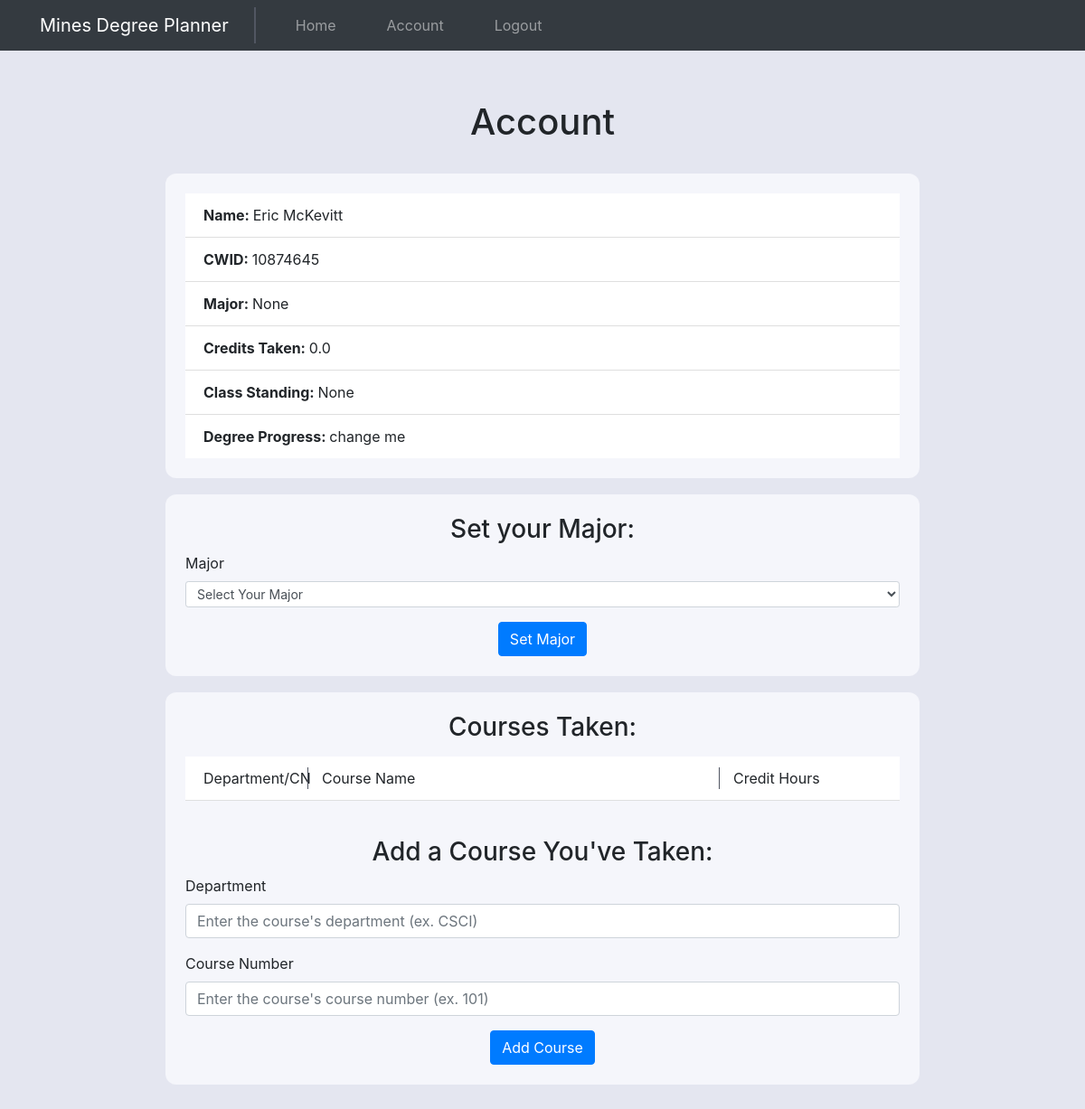
Page /account (signed in) on the committed database.
### website/models.py (models this page shows)
class User(db.Model, UserMixin):
    id = db.Column(db.Integer, primary_key=True)
    cwid = db.Column(db.Integer, unique=True)
    email = db.Column(db.String(150), unique=True)
    password = db.Column(db.String(150))
    first_name = db.Column(db.String(150))
    last_name = db.Column(db.String(150))
    major = db.Column(db.String(150))
    credits_taken = db.Column(db.String(10))
    class_standing = db.Column(db.String(10))
    courses = db.relationship('Course')
    semesters = db.relationship('Semester')
    num_semesters = db.Column(db.Integer)

### website/views.py (the view, shortened to what this page needs)
@views.route('/account', methods=['GET', 'POST'])
@login_required
def account():
    return render_template("account.html", user=current_user)

### website/__init__.py (called while the page is built)
def create_app():
    app = Flask(__name__)
    app.config['SECRET_KEY'] = 'josiefnapwpawoj'
    app.config['SQLALCHEMY_DATABASE_URI'] = f'sqlite:///{DB_NAME}'
    db.init_app(app)
    from .views import views
    from .auth import auth
    app.register_blueprint(views, url_prefix="/")
    app.register_blueprint(auth, url_prefix="/")
    from .models import User, Course, Semester
    create_database(app)
    login_manager = LoginManager()
    login_manager.login_view = 'auth.login'
    login_manager.init_app(app)
    @login_manager.user_loader
    def load_user(id):
        return User.query.get(int(id))
    return app

### website/templates/account.html (shortened to what this page needs)
{% extends "base.html" %} {% block title %}Account{% endblock %} {% block
content%}
<h1 style="text-align: center; padding: 25px 0px">Account</h1>
<section class="account-table">
    <ul class="list-group list-group-flush" id="notes">
        <li class="list-group-item">
            <strong>Name: </strong>{{user.first_name + " " + user.last_name}}
        </li>
        <li class="list-group-item"><strong>CWID: </strong>{{ user.cwid }}</li>
        <li class="list-group-item">
            <strong>Major: </strong>{{ user.major }}
        </li>
        <li class="list-group-item">
            <strong>Credits Taken: </strong>{{ user.credits_taken }}
        </li>
        <li class="list-group-item">
            <strong>Class Standing: </strong>{{ user.class_standing }}
        </li>
        <li class="list-group-item">
            <strong>Degree Progress: </strong>change me
        </li>
    </ul>
</section>
<section class="account-major-form-section">
    <form method="POST">
        <h3 align="center">Set your Major:</h3>
        <div class="form-group set-major-form">
            <label for="department">Major</label>
            <select
                name="major"
                id="major"
                class="form-control form-control-sm"
                aria-label=".form-select-sm example"
                size="1"
            >
                <option selected value="None">Select Your Major</option>
            </select>
        </div>
        <div align="center">
            <button type="submit" class="btn btn-primary">Set Major</button>
        </div>
    </form>
</section>
<section class="courses-section">
    {% if user.courses %}
    <h3 align="center">Courses Taken:</h3>
    <ul
        class="list-group list-group-flush courses-taken-list"
        id="notes_titles"
    >
        <li class="list-group-item courses-taken-column-names">
            <div class="row">
                <div class="col-sm-2">Department/CN</div>
                <div class="col-md-7">Course Name</div>
                <div class="col-sm-2">Credit Hours</div>
                <div class="col-sm-1"></div>
            </div>
        </li>
    </ul>
    {% endif %}
    <br />
    <form method="POST">
        <h3 align="center">Add a Course You've Taken:</h3>
        <div class="form-group">
            <label for="department">Department</label>
            <input
                type="text"
                class="form-control"
                id="department"
                name="department"
                placeholder="Enter the course's department (ex. CSCI)"
            />
        </div>
        <div class="form-group">
            <label for="course_number">Course Number</label>
            <input
                type="text"
                class="form-control"
                id="course_number"
                name="course_number"
                placeholder="Enter the course's course number (ex. 101)"
            />
        </div>
        <div align="center">
            <button type="submit" class="btn btn-primary">Add Course</button>
        </div>
    </form>
</section>
{% endblock %}

### website/static/style.css (style rules this page uses)
:root { --very-light-blue: #f5f6fb; --darker-color: #e4e6f0; }
body { background-color: var(--darker-color); }
body { display: flex; flex-direction: column; }
.account-major-form-section { padding: 22px; border-radius: 12px; background-color: var(--very-light-blue); margin-bottom: 18px; }
.courses-section { padding: 22px; border-radius: 12px; background-color: var(--very-light-blue); }
.account-table { padding: 22px; border-radius: 12px; background-color: var(--very-light-blue); margin-bottom: 18px; }
.courses-taken-list { margin-top: 16px; }
.courses-taken-column-names .row :not(:last-child) { border-left: 1px solid #515662; }
.courses-taken-column-names .row :first-child { border-left: none; }

### rows in the picture
User: first_name+last_name "Eric McKevitt", cwid "10874645", major "None", credits_taken "0.0", class_standing "None"
